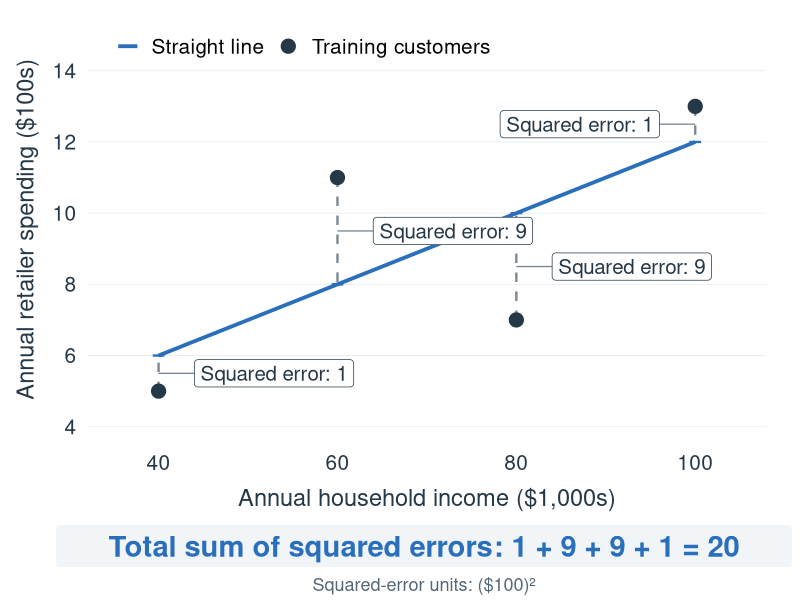
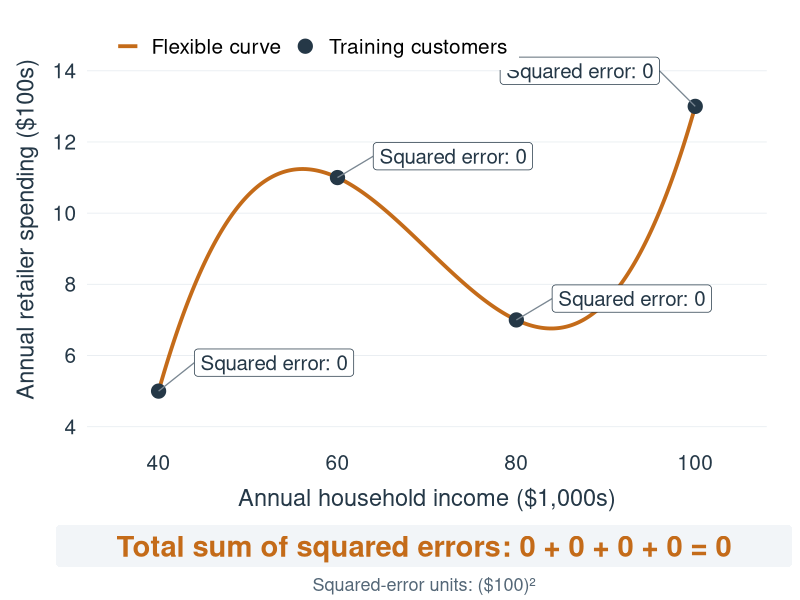
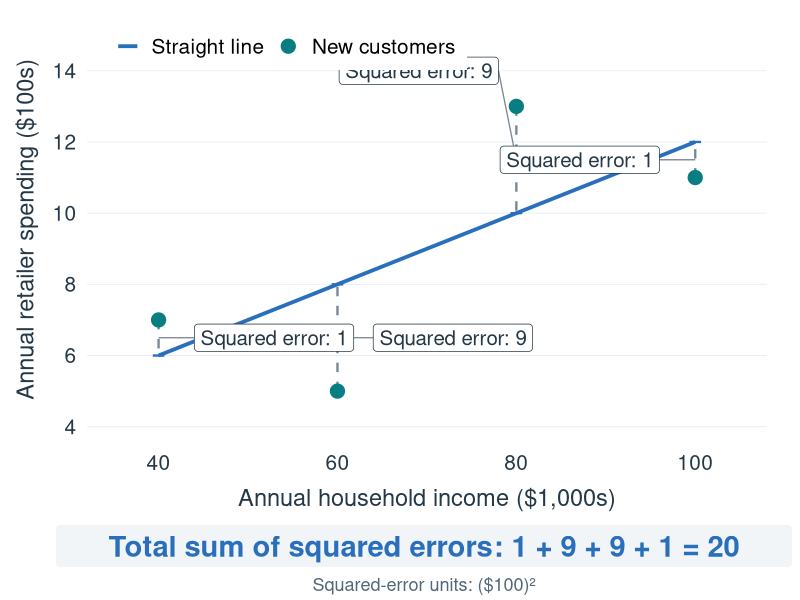
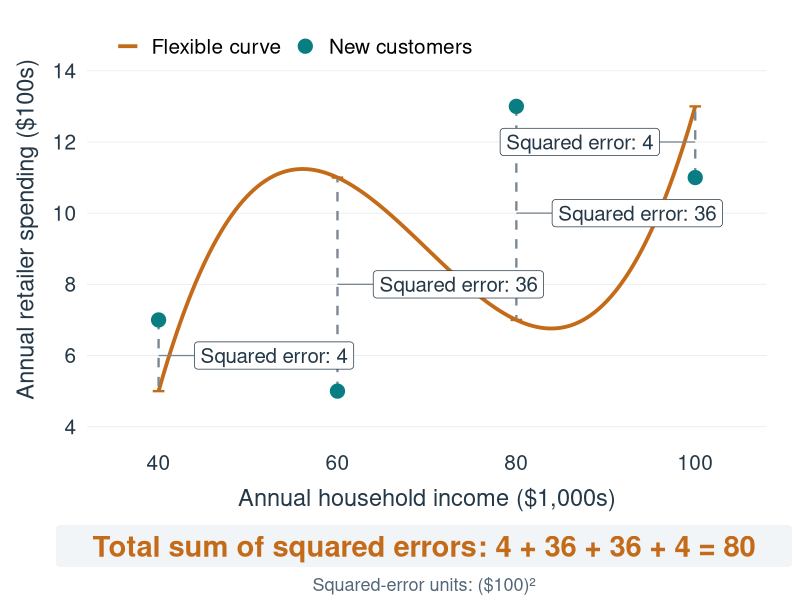

Write the R code that produced these figures, in order.
# Generate four static illustrations, without rendering slides.
# These fixed illustrative customers are not sampled from the course CSV.
# Income is in $1,000s; spending is in $100s for simple SSE arithmetic.
# Run from the lecture repository root with the ggplot2 package available.

library(ggplot2)
library(grid)

income <- c(40, 60, 80, 100)
train_spend <- c(5, 11, 7, 13)
new_spend <- c(7, 5, 13, 11)
train <- data.frame(income, spending = train_spend)

# Estimate both models once, from training customers only.
straight_fit <- lm(spending ~ income, data = train)
straight <- function(x) as.numeric(predict(straight_fit, data.frame(income = x)))
flexible <- splinefun(income, train_spend, method = "fmm")
curve_income <- seq(min(income), max(income), length.out = 700)

draw_example <- function(filename, model, actual, sample, color, expected,
                         model_label, positions) {
  predicted <- model(income)
  squared <- (actual - predicted)^2
  stopifnot(all(abs(squared - round(squared)) < 1e-9))
  squared <- as.integer(round(squared))
  stopifnot(sum(squared) == expected)
  point_color <- if (sample == "Training customers") "#253847" else "#087e83"
  data <- data.frame(income, actual, predicted, squared,
                     midpoint = (actual + predicted) / 2,
                     label_x = positions$x, label_y = positions$y,
                     label_hjust = positions$hjust,
                     error_label = paste("Squared error:", squared))
  curve <- data.frame(income = curve_income, prediction = model(curve_income))
  errors <- data[data$squared > 0, ]
  palette <- setNames(c(color, point_color), c(model_label, sample))

  p <- ggplot() +
    geom_line(data = curve, aes(x = income, y = prediction,
                               color = model_label), linewidth = 1.3) +
    geom_segment(data = errors,
                 aes(x = income, xend = income, y = actual, yend = predicted),
                 color = "#7a8792", linetype = "dashed", linewidth = .8) +
    geom_segment(data = errors,
                 aes(x = income - .65, xend = income + .65,
                     y = predicted, yend = predicted),
                 color = color, linewidth = .8) +
    geom_point(data = data, aes(x = income, y = actual, color = sample),
               size = 4.5) +
    geom_segment(data = data,
                 aes(x = income, xend = label_x, y = midpoint, yend = label_y),
                 color = "#7a8792", linewidth = .45) +
    geom_label(data = data,
               aes(x = label_x, y = label_y, label = error_label,
                   hjust = label_hjust),
               size = 5.2, color = "#253847", fill = "white",
               label.padding = unit(.25, "lines"), linewidth = .25) +
    scale_color_manual(values = palette, breaks = c(model_label, sample),
                       name = NULL) +
    scale_x_continuous(breaks = income) +
    scale_y_continuous(breaks = c(4, 6, 8, 10, 12, 14)) +
    coord_cartesian(xlim = c(32, 108), ylim = c(3.5, 15.6), expand = FALSE) +
    labs(x = "Annual household income ($1,000s)",
         y = "Annual retailer spending ($100s)") +
    theme_minimal(base_size = 17) +
    theme(panel.grid.minor = element_blank(),
          panel.grid.major.x = element_blank(),
          panel.grid.major.y = element_line(color = "#e8edf1", linewidth = .3),
          axis.text = element_text(color = "#253847", size = 15),
          axis.title = element_text(color = "#253847", size = 17),
          axis.title.x = element_text(margin = margin(t = 10)),
          axis.title.y = element_text(margin = margin(r = 10)),
          legend.position = "inside",
          legend.position.inside = c(.025, .98),
          legend.justification = c(0, 1),
          legend.direction = "horizontal",
          legend.text = element_text(size = 15),
          legend.background = element_rect(fill = "white", color = NA),
          plot.margin = margin(10, 24, 8, 12))

  png(file.path("Figures", filename), width = 1920, height = 880, res = 160,
      bg = "white")
  grid.newpage()
  pushViewport(viewport(layout = grid.layout(2, 1, heights = unit(c(.87, .13), "null"))))
  print(p, vp = viewport(layout.pos.row = 1, layout.pos.col = 1))
  pushViewport(viewport(layout.pos.row = 2, layout.pos.col = 1))
  grid.roundrect(x = .53, y = .69, width = .92, height = .54,
                 r = unit(.10, "snpc"), gp = gpar(fill = "#f2f5f8", col = NA))
  total <- paste0("Total sum of squared errors: ",
                  paste(squared, collapse = " + "), " = ", sum(squared))
  grid.text(total, x = .53, y = .69,
             gp = gpar(fontsize = 21, fontface = "bold", col = color))
  grid.text("Squared-error units: ($100)\u00b2", x = .53, y = .20,
             gp = gpar(fontsize = 13, col = "#546777"))
  popViewport(2)
  dev.off()
  data.frame(model = model_label, sample, squared_errors = paste(squared, collapse = ","),
             total = sum(squared))
}

simple_positions <- function(actual, model) data.frame(
  x = c(44, 64, 84, 96), y = (actual + model(income)) / 2,
  hjust = c(0, 0, 0, 1))
training_curve_positions <- data.frame(x = c(44, 64, 84, 96),
                                        y = c(5.8, 11.6, 7.6, 14),
                                        hjust = c(0, 0, 0, 1))
new_line_positions <- data.frame(x = c(44, 64, 78, 96),
                                  y = c(6.5, 6.5, 14, 11.5),
                                  hjust = c(0, 0, 1, 1))

results <- rbind(
  draw_example("four-customers-train-straight.png", straight, train_spend,
                "Training customers", "#2a6fbb", 20, "Straight line",
                simple_positions(train_spend, straight)),
  draw_example("four-customers-train-flexible.png", flexible, train_spend,
                "Training customers", "#c46b19", 0, "Flexible curve",
                training_curve_positions),
  draw_example("four-customers-new-straight.png", straight, new_spend,
                "New customers", "#2a6fbb", 20, "Straight line",
                new_line_positions),
  draw_example("four-customers-new-flexible.png", flexible, new_spend,
                "New customers", "#c46b19", 80, "Flexible curve",
                simple_positions(new_spend, flexible))
)
stopifnot(max(abs(flexible(income) - train_spend)) < 1e-9,
          max(abs(straight(income) - c(6, 8, 10, 12))) < 1e-9)
print(results, row.names = FALSE)
